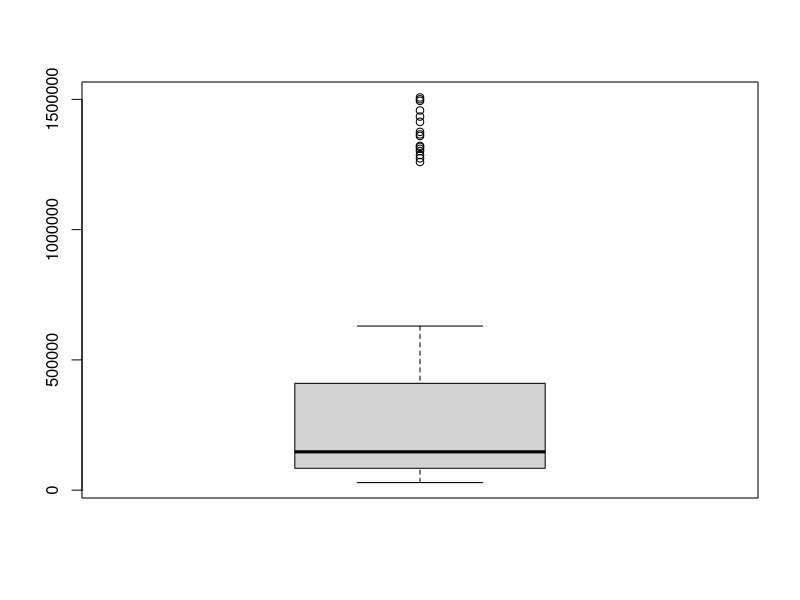
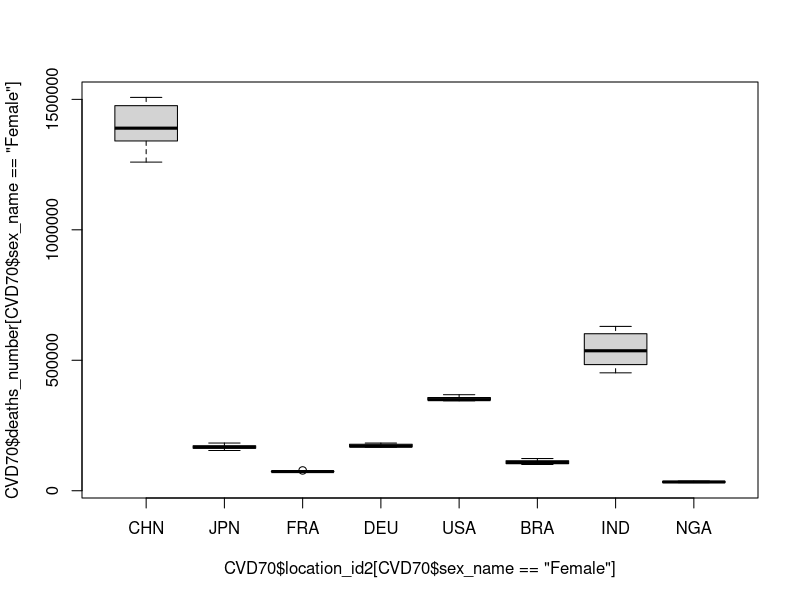
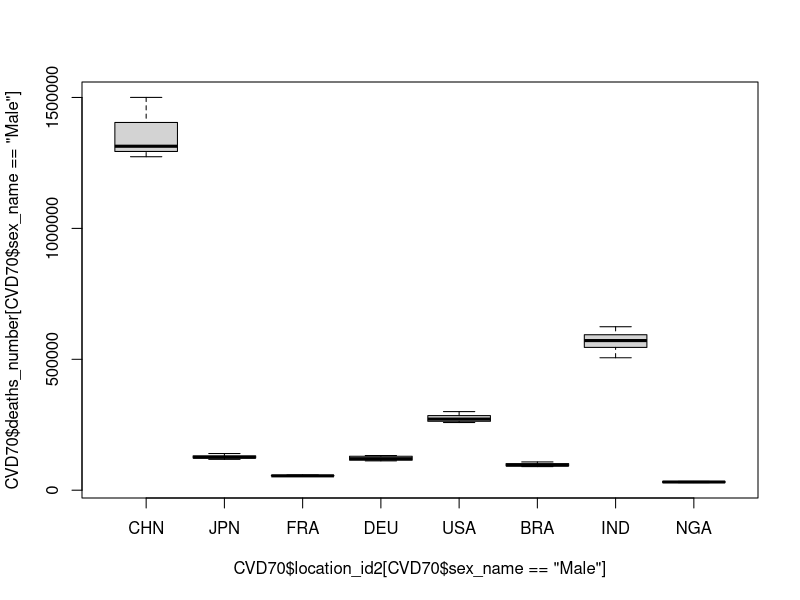
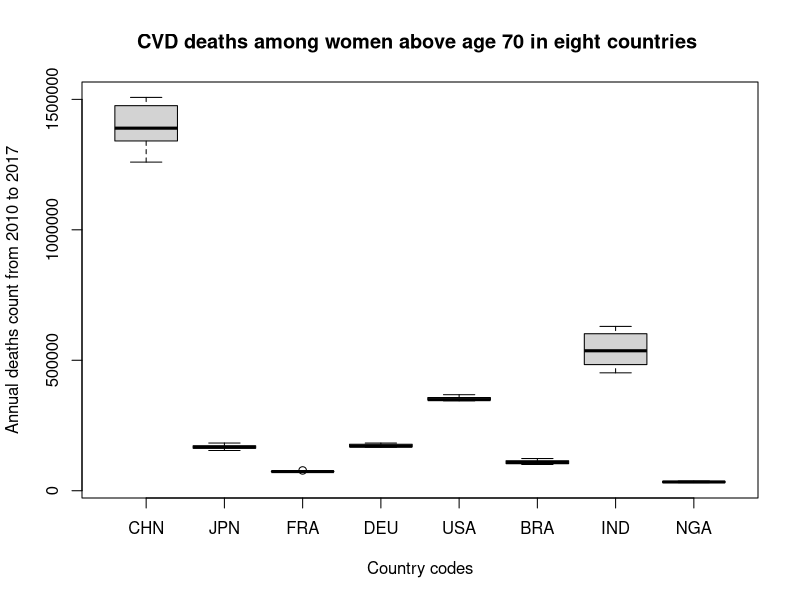
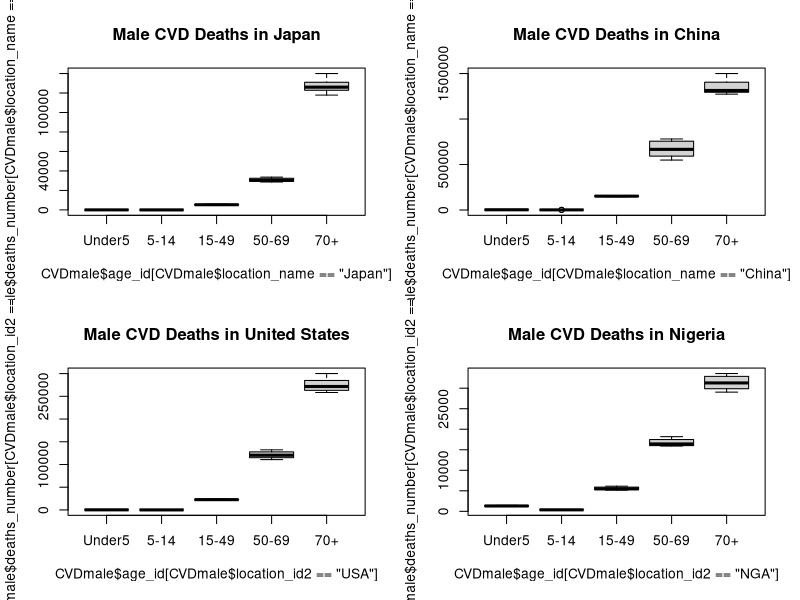
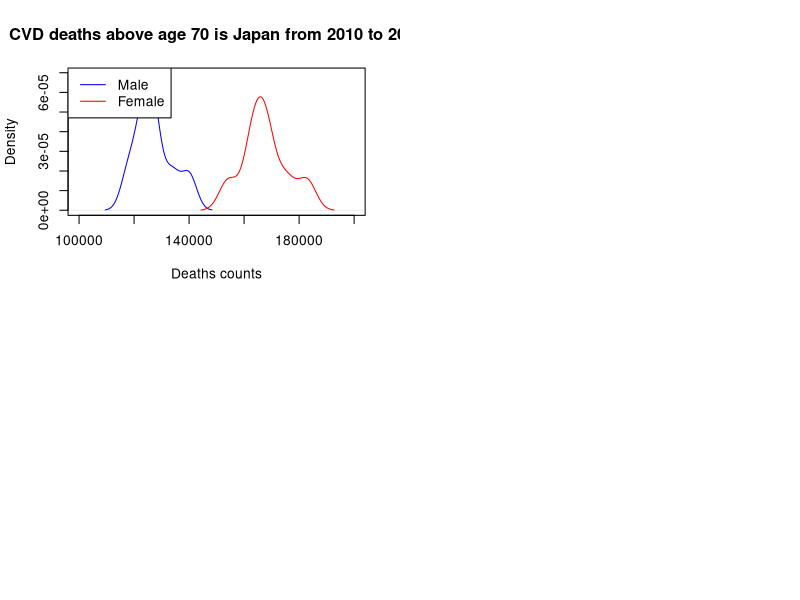

The R script that drew these images, in order:
## ---- chunk 1
library(knitr)
opts_chunk$set(echo = TRUE, comment = "")
## ---- chunk 2
cvd <- read.csv("data/cvdDeathsUS.csv", skip = 1, header = TRUE)
# Try to find out what "skip" or "header" is used for
?read.csv
# Take a look at the data
head(cvd)
# We use read.table for .txt file
# Summarize data using summary()
summary(cvd)
# names() function will return the vector of column names of the data
names(cvd)

## ---- chunk 3
# Trival example - create a vector of first 10 positive integers
simple_vector <- c(1, 2, 3, 4, 5, 6, 7, 8, 9, 10)
simple_vector
# or we can use seq() function to do the same 
simple_vector_rep <- seq(1:10)
simple_vector_rep
# The difference of the two vector should be 10 zeros
difference <- simple_vector - simple_vector_rep
difference
## ---- chunk 4
dim(cvd) # dimension of a data frame
ncol(cvd)  # number of columns
nrow(cvd)  # number of rows
## ---- chunk 5
# We can use $ to select a column which is a vector in a data frame 
cvd$year
# We can create new vectors in the dataframe use $ too
cvd$US_both_death <- cvd$US_female_death + cvd$US_male_death 
head(cvd)
# Now we have a new column in the dataframe to indicate the sum 
# of CVD deaths from both sexes row by row. 

## ---- chunk 6
# To see the 10th element of the year vector
cvd$year[10]
# To get the difference of deaths between sexes in year 1990
cvd$US_female_death[1] - cvd$US_male_death[1]

## ---- chunk 7
# To select the second row of the data set
cvd[2,]
# To select the second column of the data 
# all three following ways returns you the same column
cvd[,2]
cvd[,"year"]
cvd$year
# We want to select an element in a dataframe
cvd[2,2]  # the year in the second row
cvd[2,3]  # US female deaths in year 1991
cvd[6,"US_male_death"] # US male deaths in year 1995
## ---- chunk 8


## ---- chunk 9
length(cvd$year) # Number of elements in a vector 

mean(cvd$US_both_death) # Average of the elements

median(cvd$US_both_death) # Middle element, when sorted

min(cvd$US_both_death) # Smallest element

max(cvd$US_both_death) # Largest element

range(cvd$US_both_death) #Range of a vector

sum(cvd$US_both_death) # Adds all of the numbers in a vector

prod(cvd$US_both_death) # Multiplies all of the numbers in a vector

log(cvd$US_both_death) # natural log transformation of all the elements in a vector

## ---- chunk 10


## ---- chunk 11
# we can also *take a copy* of the column and work with this new vector
cvdDeathsFemale <- cvd$US_female_death
names(cvdDeathsFemale) # No names yet
names(cvdDeathsFemale) <- paste("female", cvd$year, sep = "")
cvdDeathsFemale
cvdDeathsFemale["female2016"]

## ---- chunk 12


## ---- chunk 13
deaths <- read.csv("data/deaths.csv", header = TRUE)
head(deaths)
## ---- chunk 14
class(deaths$location_id)
mean(deaths$location_id)
## ---- chunk 15
deaths$location_id2 <- as.factor(deaths$location_id)
head(deaths)
## ---- chunk 16
class(deaths$location_id2)
levels(deaths$location_id2)
# mean(deaths$location_id2) # Run this line -- it returns an NA
## ---- chunk 17
class(deaths$location_name) # it's already a factor 
levels(deaths$location_name) # shows the country names 
table(deaths$location_name)   # table returns us the frequency of data entries in each country
# We can make location_id2 levels more informative using country codes (ISO3).
levels(deaths$location_id2) <- c("CHN", "JPN", "FRA", "DEU", "USA", "BRA", "IND", "NGA")
head(deaths)
## ---- chunk 18


## ---- chunk 19
char_location <- as.character(deaths$location_id2)
char_location[1:5] # Look at the first 5 elements
## ---- chunk 20
sum(deaths$deaths_number)
## ---- chunk 21
# Female deaths
sum(deaths$deaths_number[deaths$sex_name == "Female"])
# Male deaths
sum(deaths$deaths_number[deaths$sex_name == "Male"])
## ---- chunk 22
# HIV/AIDS
sum(deaths$deaths_number[deaths$cause_name == "HIV/AIDS"])
# CVD
sum(deaths$deaths_number[deaths$cause_name == "Cardiovascular diseases"])
## ---- chunk 23


## ---- chunk 24
class(deaths$age_id) # it's numeric although age_name is categorical
class(deaths$age_name)
levels(deaths$age_name) # age_id increases for an older category 
## ---- chunk 25
# The following three lines will produce the same result
sum(deaths$deaths_number[deaths$age_id == 1])
sum(deaths$deaths_number[deaths$age_id <  2])
sum(deaths$deaths_number[deaths$age_id <= 1])
## ---- chunk 26
# The following three lines will produce the same result
sum(deaths$deaths_number[deaths$age_id >= 25])
sum(deaths$deaths_number[deaths$age_id >  24])
sum(deaths$deaths_number[deaths$age_id == 25 | deaths$age_id == 26])
## ---- chunk 27
sum(deaths$deaths_number[deaths$sex_name == "Female" 
                         & deaths$location_name == "France" & deaths$age_id <= 1])
## ---- chunk 28
sum(deaths$deaths_number[deaths$location_name == "China" 
                         | deaths$location_name == "China"])
# Let's add another condition of deaths in 2015
sum(deaths$deaths_number[(deaths$location_name == "China" 
                          | deaths$location_name == "China") & deaths$year == 2015])
## ---- chunk 29


## ---- chunk 30
deaths[3, ]
## ---- chunk 31
deaths[1003, 5]
## ---- chunk 32
deathsFemale <- deaths[deaths$sex_name == "Female", ]
head(deathsFemale)
# We can compare the dimension of the data before and after the subsetting
dim(deaths)
dim(deathsFemale)
## ---- chunk 33
deathsFemaleFourCol <- deaths[deaths$sex_name == "Female", 1:4]
head(deathsFemaleFourCol)
## ---- chunk 34
deathsDEUcvd2000 <- deaths[deaths$location_name == "Germany" 
                           & deaths$cause_name == "HIV/AIDS" & deaths$year == 2010, ]
head(deathsDEUcvd2000)
## ---- chunk 35

## ---- chunk 36
table(deaths$location_id2, deaths$year)
## ---- chunk 37
deathSumByCountry <- aggregate(deaths$deaths_number, 
                               by=list(Category= deaths$location_id2), FUN=sum)
deathSumByCountry 
#Deaths caused by HIV/AIDS by country in eight years
HIVdeathSumByCountry <- aggregate(deaths$deaths_number[deaths$cause_name == "HIV/AIDS"], 
                 by=list(Category= deaths$location_id2[deaths$cause_name == "HIV/AIDS"]), FUN=sum)
HIVdeathSumByCountry

# Mean HIV/AIDS deaths in each age group (average by sex and country)
HIVdeathMeanByAgegroup <- aggregate(deaths$deaths_number[deaths$cause_name == "HIV/AIDS"],
                    by=list(Category= deaths$age_name[deaths$cause_name == "HIV/AIDS"]), FUN=mean)
HIVdeathMeanByAgegroup
## ---- chunk 38

## ---- chunk 39

## ---- chunk 40
tapply(deaths$deaths_number, INDEX = deaths$location_name, FUN = sum)
## ---- chunk 41
#Total deahts caused by HIV/AIDS
deathsHIV <- tapply(deaths$deaths_number[deaths$cause_name == "HIV/AIDS"], 
       INDEX = deaths$location_name[deaths$cause_name == "HIV/AIDS"], FUN = sum)
deathsHIV
#CVD - 491 is cause_id for CVD
deathsCVD <- tapply(deaths$deaths_number[deaths$cause_id == 491],  
       INDEX = deaths$location_name[deaths$cause_id == 491], FUN = sum)
deathsCVD

deathsHIV - deathsCVD

## ---- chunk 42
tapply(deaths$upper_deaths_number, 
       INDEX = deaths$location_id2, 
       FUN = length)
# Try to find how many unique years in the dataset
length(unique(deaths$year))
range(deaths$year)

## ---- chunk 43

## ---- chunk 44
deaths$recent <- ifelse(deaths$year > median(deaths$year), 1, 0)
## ---- chunk 45
table(deaths$recent)
## ---- chunk 46

## ---- chunk 47
# Subset data
CVD70 <- deaths[deaths$cause_id == 491 & deaths$age_id == 26, ]
#boxplot
boxplot(CVD70$deaths_number)

## ---- chunk 48
# Female deaths caused by CVD above age 70
boxplot(CVD70$deaths_number[CVD70$sex_name == "Female"] 
        ~ CVD70$location_id2[CVD70$sex_name == "Female"])
# Male deaths caused by CVD above age 70
boxplot(CVD70$deaths_number[CVD70$sex_name == "Male"] 
        ~ CVD70$location_id2[CVD70$sex_name == "Male"])

## ---- chunk 49
# Female deaths caused by CVD above age 70
boxplot(CVD70$deaths_number[CVD70$sex_name == "Female"] 
        ~ CVD70$location_id2[CVD70$sex_name == "Female"],
        main = "CVD deaths among women above age 70 in eight countries ", 
        xlab = "Country codes",
        ylab = "Annual deaths count from 2010 to 2017" )
## ---- chunk 50
# subset data first
CVDmale <- subset(deaths, sex_name == "Male" 
                    & cause_name == "Cardiovascular diseases")
par(mfrow = c(2, 2)) # two rows, two column columns.
boxplot(CVDmale$deaths_number[CVDmale$location_name == "Japan"] 
        ~ CVDmale$age_id[CVDmale$location_name == "Japan"],
        main = "Male CVD Deaths in Japan",  xaxt = 'n')
# replace age_id labels with new labels for x-axis.
axis(1, at=1:5, labels= c("Under5", "5-14", "15-49", "50-69","70+"))

boxplot(CVDmale$deaths_number[CVDmale$location_name == "China"] 
        ~ CVDmale$age_id[CVDmale$location_name == "China"],
        main = "Male CVD Deaths in China",  xaxt = 'n')
axis(1, at=1:5, labels= c("Under5", "5-14", "15-49", "50-69","70+"))

boxplot(CVDmale$deaths_number[CVDmale$location_id2 == "USA"] 
        ~ CVDmale$age_id[CVDmale$location_id2 == "USA"],
        main = "Male CVD Deaths in United States",  xaxt = 'n')
axis(1, at=1:5, labels= c("Under5", "5-14", "15-49", "50-69","70+"))

boxplot(CVDmale$deaths_number[CVDmale$location_id2 == "NGA"] 
        ~ CVDmale$age_id[CVDmale$location_id2 == "NGA"],
        main = "Male CVD Deaths in Nigeria",  xaxt = 'n')
axis(1, at=1:5, labels= c("Under5", "5-14", "15-49", "50-69","70+"))

## ---- chunk 51

## ---- chunk 52
# Top left figure -- CVD deaths above age 70 in Japan
plot(density(CVD70$deaths_number[CVD70$location_id2 == "JPN" 
                                 & CVD70$sex_name == "Male" ]),
     xlim = c(10e4, 2*10e4), # set limits of x-axis
     main = "CVD deaths above age 70 is Japan from 2010 to 2017", 
     xlab = "Deaths counts", col = "blue")
lines(density(CVD70$deaths_number[CVD70$location_id2 == "JPN" 
                                  & CVD70$sex_name == "Female" ]), col = "red")
legend("topleft", c("Male",  "Female"),
       lty = c(1, 1), col = c("blue", "red"))

## ---- chunk 53

